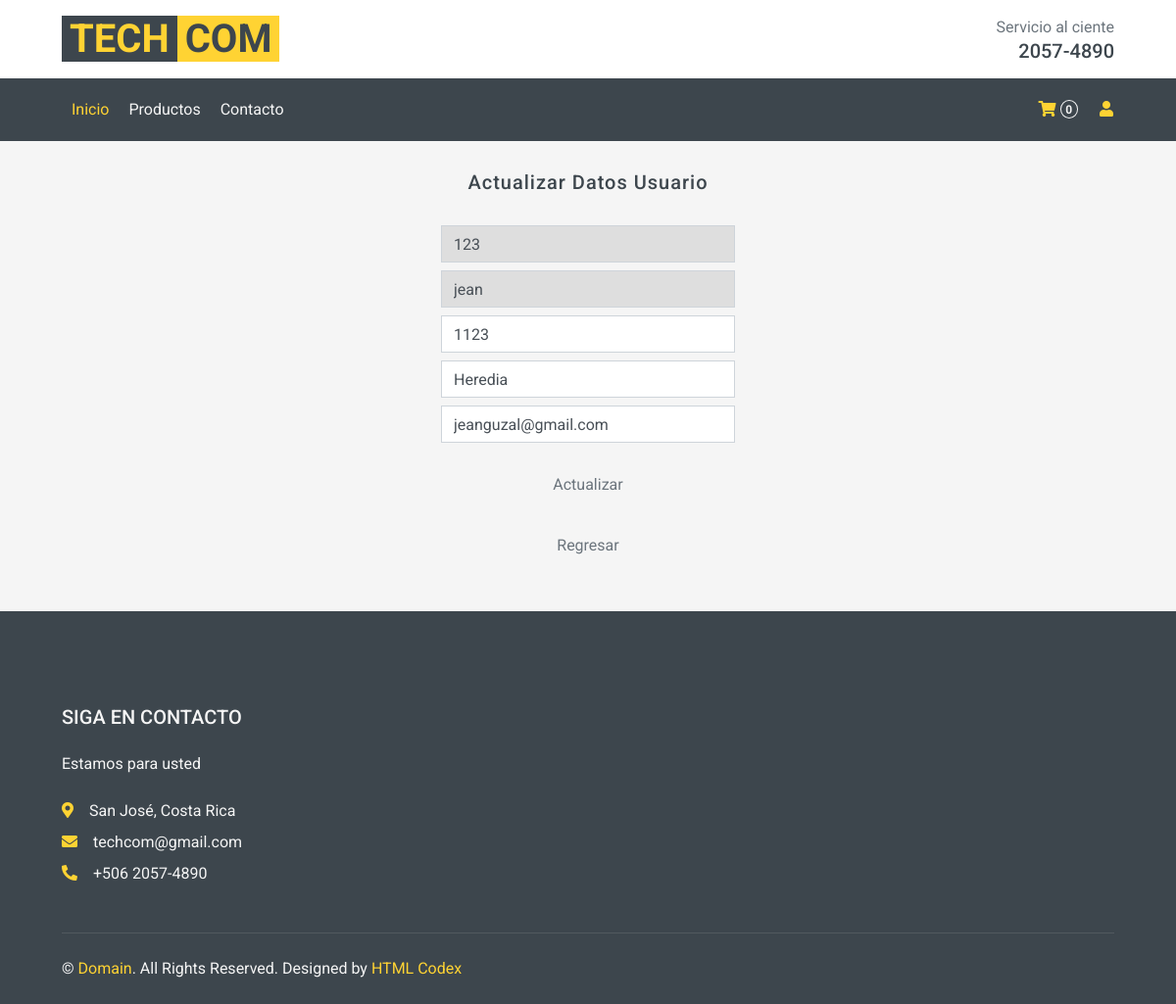
Page /Views/mantUsuariosEditar.php?q=5 (signed in) on the committed database.
### tables this page shows
CREATE TABLE `usuarios` (
  `IDUsuario` int(11) NOT NULL,
  `Identificacion` varchar(30) NOT NULL,
  `Nombre` varchar(100) NOT NULL,
  `Telefono` varchar(30) NOT NULL,
  `Direccion` varchar(300) NOT NULL,
  `Correo` varchar(50) NOT NULL,
  `Contrasenna` varchar(25) NOT NULL,
  `Admin` bit(1) NOT NULL
);

### Models/usuarioModel.php (called while the page is built, shortened)
<?php
    function ConsultarUsuarioM($idUsuario)
    {
        $enlace = OpenBD();
        $sentecia = "CALL ConsultarUsuario('$idUsuario')";
        $respuesta = $enlace -> query($sentecia);
        return $respuesta;
    }
?>

### Controllers/usuarioController.php (called while the page is built, shortened)
<?php
    include_once "../Models/usuarioModel.php";
    function ConsultarUsuario($idUsuario)
    {
        $respuesta = ConsultarUsuarioM($idUsuario);
        return mysqli_fetch_array($respuesta);
    }
?>

### Views/mantUsuariosEditar.php (the view, shortened to what this page needs)
<?php
    include_once "../Controllers/usuarioController.php";
    include_once "layout.php";
    $valorQ = $_GET["q"];
    $datos = ConsultarUsuario($valorQ);
?>
<!DOCTYPE html>
<html lang="en">
<head>
</head>
<body>
    <form role="form" class="text-center mx-auto" style="max-width: 25%;" action="" method="post">
<h5 class="fw-normal mb-3 pb-3" style="letter-spacing: 1px;">Actualizar Datos Usuario</h5>
<div class="input-group input-group-outline my-2">
    <input id="txtIdentificacion" required name="txtIdentificacion" disabled="disabled"
    type="text" class="form-control" placeholder="Identificación" style="background-color:#DEDEDE"
    value="<?php echo $datos["Identificacion"] ?>">
</div>
<div class="input-group input-group-outline my-2">
    <input id="txtNombre" required name="txtNombre"
    type="text" class="form-control" placeholder="Nombre" style="background-color:#DEDEDE"
    value="<?php echo $datos["Nombre"] ?>">
</div>
<div class="input-group input-group-outline my-2">
    <input id="txtTelefono" required name="txtTelefono" type="text" class="form-control" placeholder="Teléfono"
    value="<?php echo $datos["Telefono"] ?>">
</div>
<div class="input-group input-group-outline my-2">
    <input id="txtDireccion" required name="txtDireccion" type="text" class="form-control" placeholder="Dirección"
    value="<?php echo $datos["Direccion"] ?>">
</div>
<div class="input-group input-group-outline my-2">
    <input id="txtCorreo" required name="txtCorreo" type="email" class="form-control" placeholder="Correo"
    value="<?php echo $datos["Correo"] ?>">
</div>
<div class="text-center my-4">
    <button id="btnActualizarAdm" name="btnActualizarAdm" type="submit" class="btn bg-gradient-primary w-100">Actualizar</button>
</div>
</form>
<div class="d-flex justify-content-center align-items-center">
            <a href="userOn.php" class="btn">Regresar</a>
        </div>
</body>
</html>

### rows in the picture
usuarios: txtIdentificacion "123", txtNombre "jean", txtTelefono "1123", txtDireccion "Heredia", txtCorreo "jeanguzal@gmail.com"
